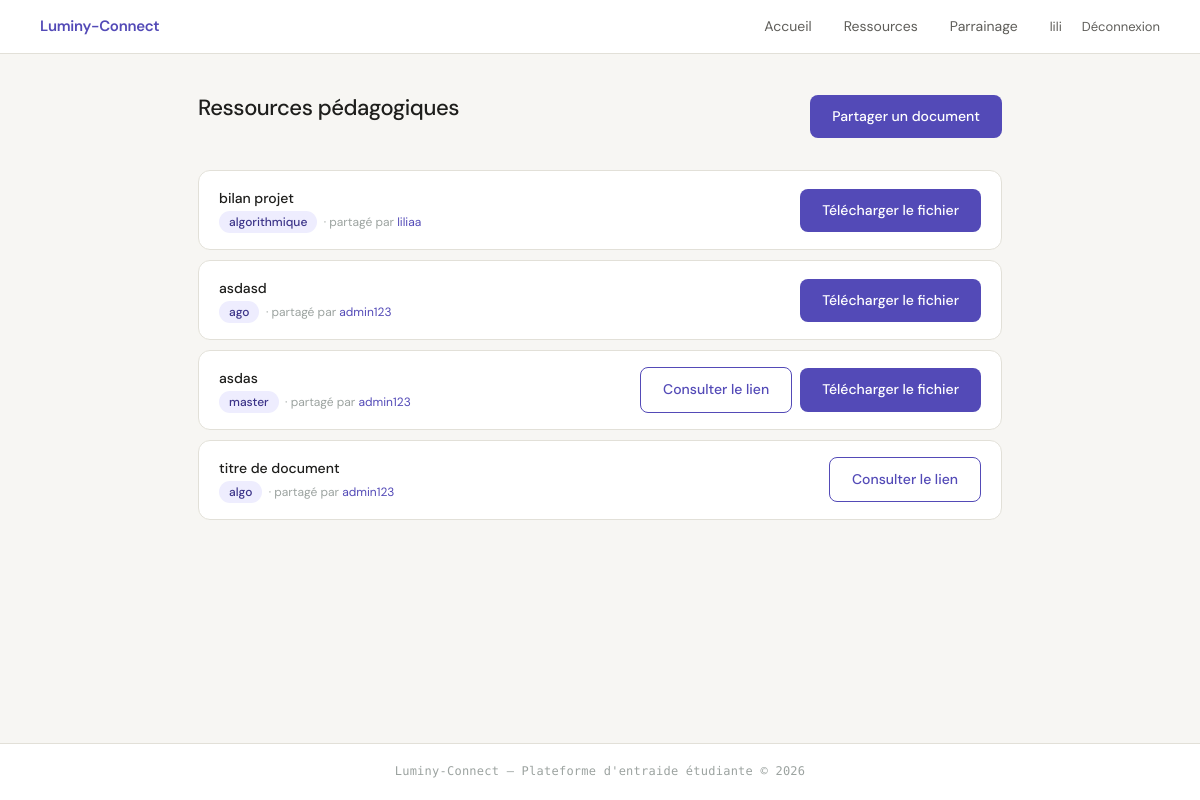
The page /ressources (signed in) on the database its author committed.
### tables this page shows
CREATE TABLE ressource (
            id INTEGER PRIMARY KEY AUTOINCREMENT,
            auteur_id INTEGER NOT NULL,
            matiere TEXT NOT NULL,
            titre TEXT NOT NULL,
            lien_url TEXT NOT NULL, fichier_stocke TEXT, fichier_nom_original TEXT, fichier_donnees BLOB,
            FOREIGN KEY (auteur_id) REFERENCES utilisateur(id)
        );

CREATE TABLE utilisateur (
            id INTEGER PRIMARY KEY AUTOINCREMENT,
            nom_utilisateur TEXT UNIQUE NOT NULL,
            mot_de_passe TEXT NOT NULL,
            est_parrain INTEGER NOT NULL
        );

### app.py (the view)
@app.route('/ressources')
@login_required
def ressources():
    return render_template('ressources.html', ressources=obtenir_ressources())

### data_model.py (called while the page is built)
def login_required(f):
    @wraps(f)
    def decorated_function(*args, **kwargs):
        if "user_id" not in session:
            return redirect(url_for('connexion'))
        return f(*args, **kwargs)
    return decorated_function

def db_fetch(query, args=(), fetch_all=False, db_name=DBFILENAME):
    with sqlite3.connect(db_name) as conn:
        conn.row_factory = sqlite3.Row
        cur = conn.execute(query, args)
        if fetch_all:
            res = cur.fetchall()
            return [dict(e) for e in res] if res else []
        else:
            res = cur.fetchone()
            return dict(res) if res else None

def obtenir_ressources():
    query = """
        SELECT ressource.id, ressource.matiere, ressource.titre, ressource.lien_url,
               (ressource.fichier_donnees IS NOT NULL) AS has_fichier,
               ressource.auteur_id, utilisateur.nom_utilisateur AS auteur
        FROM ressource
        JOIN utilisateur ON ressource.auteur_id = utilisateur.id
        ORDER BY ressource.id DESC
    """
    return db_fetch(query, fetch_all=True)

### templates/ressources.html
{% include 'en_tete.html' %}
<main>
  <div class="entete-page">
    <h1>Ressources pédagogiques</h1>
    <a href="/ajouter-ressource" class="btn btn-primary">Partager un document</a>
  </div>
  {% for r in ressources %}
  <div class="carte-ressource">
    <div>
      <div class="titre">{{ r.titre }}</div>
      <div class="meta">
        <span class="matiere">{{ r.matiere }}</span>
        &nbsp;· partagé par <a href="/utilisateur/{{ r.auteur_id }}">{{ r.auteur }}</a>
      </div>
    </div>
    <div class="carte-ressource-actions">
      {% if r.lien_url %}
      <a href="{{ r.lien_url }}" target="_blank" rel="noopener noreferrer" class="btn btn-outline">Consulter le lien</a>
      {% endif %}
      {% if r.has_fichier %}
      <a href="{{ url_for('telecharger_ressource', ressource_id=r.id) }}" class="btn btn-primary">Télécharger le fichier</a>
      {% endif %}
    </div>
  </div>
  {% else %}
  <p class="vide">Aucune ressource partagée. Soyez le premier !</p>
  {% endfor %}
</main>
{% include 'pied_de_page.html' %}

### static/style.css (style rules this page uses)
:root { --violet: #534AB7; --violet-hover: #4540a0; --violet-clair: #EEEDFE; --violet-texte: #3C3489; --teal: #0F6E56; --teal-clair: #E1F5EE; --gris-bg: #f7f6f3; --gris-carte: #f1efe8; --gris-bord: #e2e0d8; --gris-texte: #5F5E5A; --gris-doux: #9ca3a0; --noir: #1e1e1c; --blanc: #ffffff; --rouge-clair: #FCEBEB; --rouge: #A32D2D; --vert-clair: #EAF3DE; --vert: #3B6D11; }
*, *::before, *::after { box-sizing: border-box; margin: 0; padding: 0; }
html { height: 100%; }
body { font-family: 'DM Sans', system-ui, sans-serif; font-size: 15px; line-height: 1.65; color: var(--noir); background: var(--gris-bg); min-height: 100vh; display: flex; flex-direction: column; }
a { color: var(--violet); text-decoration: none; }
h1 { font-size: 22px; font-weight: 500; margin-bottom: 1rem; letter-spacing: -0.02em; }
main { width: 100%; max-width: 860px; margin: 0 auto; padding: 36px 28px; flex: 1; }
.entete-page { display: flex; align-items: center; justify-content: space-between; margin-bottom: 28px; }
.matiere { font-size: 12px; font-weight: 500; padding: 3px 10px; border-radius: 20px; background: var(--violet-clair); color: var(--violet-texte); }
button, .btn { padding: 10px 22px; font-size: 14px; font-family: 'DM Sans', inherit; font-weight: 500; border-radius: 8px; cursor: pointer; transition: background 0.15s, opacity 0.15s, transform 0.1s; border: none; text-decoration: none; display: inline-block; }
.btn-primary, button[type="submit"] { background: var(--violet); color: var(--blanc); }
.btn-outline { background: var(--blanc); color: var(--violet); border: 0.5px solid var(--violet); }
.carte-ressource { background: var(--blanc); border: 0.5px solid var(--gris-bord); border-radius: 12px; padding: 16px 20px; margin-bottom: 10px; display: flex; align-items: center; justify-content: space-between; gap: 16px; transition: border-color 0.15s, box-shadow 0.15s; animation: fadeIn 0.2s ease forwards; }
.carte-ressource .titre { font-size: 14px; font-weight: 500; color: var(--noir); }
.carte-ressource .meta { font-size: 12px; color: var(--gris-doux); margin-top: 3px; }
.carte-ressource-actions { display: flex; flex-wrap: wrap; gap: 8px; align-items: center; justify-content: flex-end; flex-shrink: 0; }

### rows shown on the page
ressource: titre "bilan projet", matiere "algorithmique", auteur "liliaa"
ressource: titre "asdasd", matiere "ago", auteur "admin123"
ressource: titre "asdas", matiere "master", auteur "admin123"
ressource: titre "titre de document", matiere "algo", auteur "admin123"

### other values the page prints
{{ session.get('nom') }} "lili"
